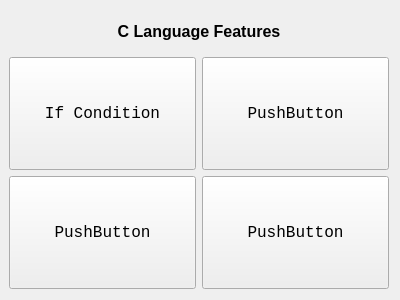
<?xml version="1.0" encoding="UTF-8"?>
<ui version="4.0">
 <class>MiscellaneousStdCLanguageFeatures</class>
 <widget class="QWidget" name="MiscellaneousStdCLanguageFeatures">
  <property name="geometry">
   <rect>
    <x>0</x>
    <y>0</y>
    <width>400</width>
    <height>300</height>
   </rect>
  </property>
  <property name="windowTitle">
   <string>MiscellaneousStdCLanguageFeatures</string>
  </property>
  <layout class="QVBoxLayout" name="verticalLayout" stretch="0,1">
   <property name="leftMargin">
    <number>9</number>
   </property>
   <item>
    <layout class="QHBoxLayout" name="horizontalLayout">
     <item>
      <widget class="QLabel" name="lbTitle">
       <property name="minimumSize">
        <size>
         <width>0</width>
         <height>40</height>
        </size>
       </property>
       <property name="font">
        <font>
         <pointsize>12</pointsize>
         <weight>75</weight>
         <bold>true</bold>
        </font>
       </property>
       <property name="text">
        <string>C Language Features</string>
       </property>
       <property name="alignment">
        <set>Qt::AlignCenter</set>
       </property>
      </widget>
     </item>
    </layout>
   </item>
   <item>
    <layout class="QGridLayout" name="gridLayout">
     <property name="leftMargin">
      <number>0</number>
     </property>
     <property name="rightMargin">
      <number>0</number>
     </property>
     <item row="0" column="0">
      <widget class="QPushButton" name="btnIfCondition">
       <property name="sizePolicy">
        <sizepolicy hsizetype="Expanding" vsizetype="Expanding">
         <horstretch>0</horstretch>
         <verstretch>0</verstretch>
        </sizepolicy>
       </property>
       <property name="font">
        <font>
         <family>Consolas</family>
         <pointsize>12</pointsize>
        </font>
       </property>
       <property name="text">
        <string>If Condition</string>
       </property>
      </widget>
     </item>
     <item row="0" column="1">
      <widget class="QPushButton" name="pushButton_2">
       <property name="sizePolicy">
        <sizepolicy hsizetype="Expanding" vsizetype="Expanding">
         <horstretch>0</horstretch>
         <verstretch>0</verstretch>
        </sizepolicy>
       </property>
       <property name="font">
        <font>
         <family>Consolas</family>
         <pointsize>12</pointsize>
        </font>
       </property>
       <property name="text">
        <string>PushButton</string>
       </property>
      </widget>
     </item>
     <item row="1" column="0">
      <widget class="QPushButton" name="pushButton_3">
       <property name="sizePolicy">
        <sizepolicy hsizetype="Expanding" vsizetype="Expanding">
         <horstretch>0</horstretch>
         <verstretch>0</verstretch>
        </sizepolicy>
       </property>
       <property name="font">
        <font>
         <family>Consolas</family>
         <pointsize>12</pointsize>
        </font>
       </property>
       <property name="text">
        <string>PushButton</string>
       </property>
      </widget>
     </item>
     <item row="1" column="1">
      <widget class="QPushButton" name="pushButton_4">
       <property name="sizePolicy">
        <sizepolicy hsizetype="Expanding" vsizetype="Expanding">
         <horstretch>0</horstretch>
         <verstretch>0</verstretch>
        </sizepolicy>
       </property>
       <property name="font">
        <font>
         <family>Consolas</family>
         <pointsize>12</pointsize>
        </font>
       </property>
       <property name="text">
        <string>PushButton</string>
       </property>
      </widget>
     </item>
    </layout>
   </item>
  </layout>
 </widget>
 <layoutdefault spacing="6" margin="11"/>
 <resources/>
 <connections/>
</ui>
